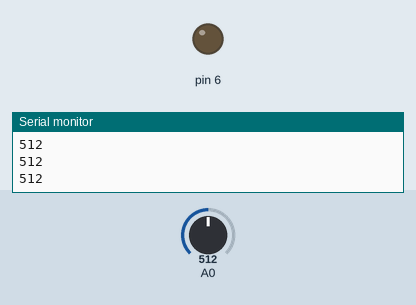
This sketch was run on a simulated Arduino Uno, built with avr-gcc and run on an emulated ATmega328P. Shown: output pins drawn as LEDs (lit = HIGH), the last lines printed to the serial monitor. Inputs (shaded band) come from the test bench; at power-on: A0 = 512.

Above: at 1.3 s.
1.4 s: A0 set to 312
2.9 s: A0 set to 283
At 4.2 s:
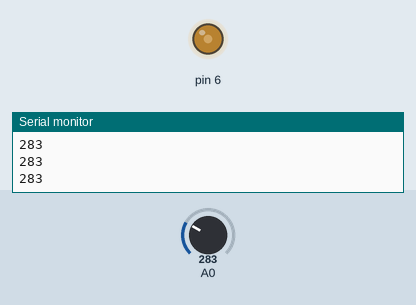
Timing chart, 0 to 5.9 s (numbered marks = the images above; inputs shaded):
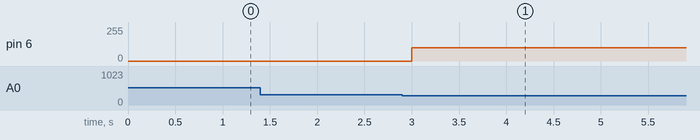

Measured:
- the behaviour switches between 300 and 299 on A0 (found by bisection; images 0 and 1)
- after the input at 2.9 s, pin 6: 0/255 → 100/255 after 0.10 s

The sketch:

UCA.ino.ino
```cpp
void setup() {
 Serial.begin(9600);
}

void loop() {
  int lightValue = analogRead(A0);

  Serial.println(lightValue);

  if (lightValue < 300) {
    analogWrite(6, 100);
  }
  else {
    analogWrite(6, 0);
  }


  delay(500);
}
```
